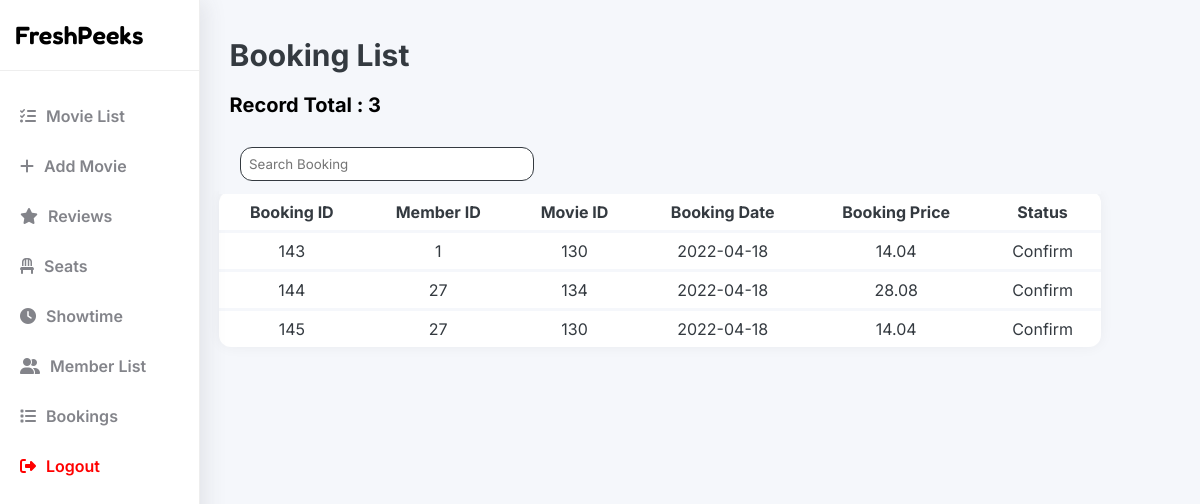
The page /Admin/bookinglist.php (signed in) on the database its author committed.
### tables this page shows
CREATE TABLE `booking` (
  `booking_id` int(11) NOT NULL,
  `booking_date` date NOT NULL,
  `member_id` int(11) NOT NULL,
  `booking_price` float NOT NULL,
  `mov_id` int(11) NOT NULL,
  `booking_status` varchar(255) NOT NULL
);

### Admin/bookinglist.php (the view, shortened to what this page needs)
<?php include("connectionn.php");
if(!isset($_SESSION["aid"]))
{
  echo"<script>alert('Please login again')</script>";
  echo("<script>location.href='adminlogin.php'</script>");
}
else{
?>
<!DOCTYPE html>
<html>
<head>
    <link rel="stylesheet" href="animate.css">
</head>
<body>
<div id="sidenav"></div>
<div id="main">
<div id="pageHeader">Booking List</div>
<?php
$result=mysqli_query($connect,"SELECT * from booking");
$count=mysqli_num_rows($result);?>
<div style="font-size:20px;color:black;display:block;margin:0 auto;width:96%;padding:20px 0px 20px 0px;font-weight:bold">Record Total : <?php echo $count;?></div>
<input type="text" id="input" onkeyup="search()" placeholder="Search Booking" title="Type a booking id">
<div id="table">
<table>
<thead>
    <tr>
        <th>Booking ID</th>
        <th>Member ID</th>
        <th>Movie ID</th>
        <th>Booking Date</th>
        <th>Booking Price</th>
        <th>Status</th>
    </tr>
</thead>
<tbody>
<?php while($row=mysqli_fetch_assoc($result)){?>
<tr>
    <td><?php echo $row['booking_id'];?></td>
    <td><?php echo $row['member_id'];?></td>
    <td><?php echo $row['mov_id'];?></td>
    <td><?php echo $row['booking_date'];?></td>
    <td><?php echo $row['booking_price'];?></td>
    <td><?php echo $row['booking_status'];?></td>
</tr>
<?php }?>
</tbody>
</table>
</div>
</body>
</html>
<?php
}
?>

### Admin/bookinglist.php (style rules this page uses)
* { font-family:'Inter',sans-serif;box-sizing:border-box }
#sidenav { background-color:#ffffff; width:200px; height:100%; position: fixed; z-index: 1; box-shadow:6px 1px 20px rgba(69, 65, 78, 0.1); top:0; left:0; border-right: 1px solid #eee; overflow-x:hidden; }
#main { margin-left:200px; padding:0px 10px; }
#table { overflow:auto; height:540px; width:100%; margin-left:-40px; border-radius:12px; }
#table thead th { position:sticky; top:0; z-index:1; background-color:#ffffff; border-bottom:3px solid #f5f7fb; color:#343a40; }
table { border-collapse: collapse; width: 90%; box-shadow: 0 0 .875rem 0 rgba(33,37,41,.05); margin: 0 auto; border-radius:12px; background-color:#ffffff; }
th,td { padding:8px 16px;text-align:center; }
tr { color:#343a40; border-top:3px solid #f5f7fb; }
input { display:inline-block; float:left; border:none; outline:none; border-radius:12px; padding:8px; width:30%; border: 1px solid #343a40; margin:10px; transform:translateX(20px); }
tr:first-child th:first-child { border-top-left-radius:12px; }
tr:first-child th:last-child { border-top-right-radius:12px; }
tr:last-child td:first-child { border-bottom-left-radius:12px; }
tr:last-child td:last-child { border-bottom-right-radius:12px; }
body,html { height:100%; background-color:#f5f7fb; margin:0; }
#pageHeader { font-size:30px; color:#343a40; font-weight:bold; display:block; margin:0 auto; width:96%; padding-top:37px; }

### rows shown on the page
booking: booking_id "143", member "1", mov "130", booking_date "2022-04-18", booking_price "14.04", booking_status "Confirm"
booking: booking_id "144", member "27", mov "134", booking_date "2022-04-18", booking_price "28.08", booking_status "Confirm"
booking: booking_id "145", member "27", mov "130", booking_date "2022-04-18", booking_price "14.04", booking_status "Confirm"

### other values the page prints
$count "3"
